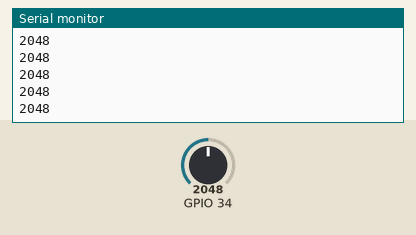
Recording of a sketch running on a simulated ESP32. Parts: the last lines printed to the serial monitor. Inputs (shaded band) come from the test bench; at power-on: GPIO 34 = 2048.

Above: at 1.2 s.
1.3 s: GPIO 34 set to 2866
At 1.9 s:
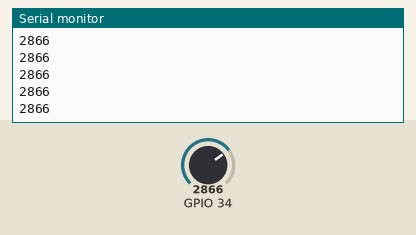
2.8 s: GPIO 34 set to 3603
At 3.3 s:
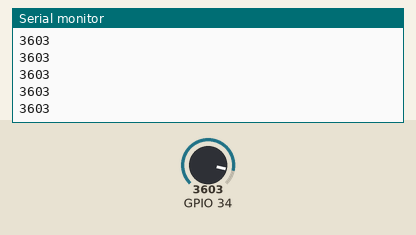
Timing chart, 0 to 5.4 s (numbered marks = the images above; inputs shaded):
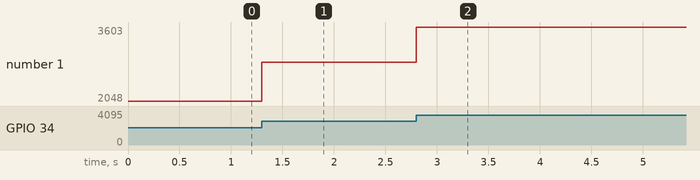

Measured:
- after the input at 1.3 s, the serial monitor: prints a new line at once (image 1)
- after the input at 2.8 s, the serial monitor: prints a new line at once (image 2)
- plotted number 1: 2048 → 2866 after the input at 1.3 s, 2866 → 3603 after the input at 2.8 s

The sketch:

adc_read.ino
```cpp
void setup() {
  Serial.begin(115200);
}

void loop() {
  int sensorValue = analogRead(34);
  //int percent = map(sensorValue, 0, 4095, 0, 100);
  Serial.println(sensorValue);
  delay(2);
}
```
